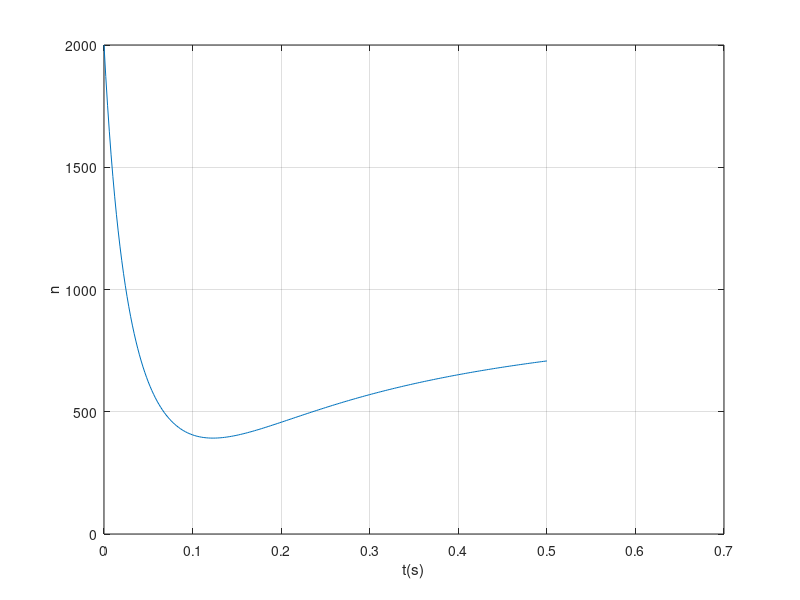

This figure's MATLAB source:
## Solução de uma EDO usando Metodo implicito de EULER + Met de Newtonclear all;close all;clc;a=0;b=0.5;h=0.002; %passosN=(b-a)/h;n(1) = 2000;t(1) = a;for i=1:N  t(i+1) = t(i)+h;  x = n(i);    % Met Newton  for j=1:20    num = x + 0.800 * x^(3/2) * h - 10 * n(1) * (1-exp(-3*t(i+1))) * h-n(i);    den = 1 + 0.800 * 1.5 * x^(1/2) * h;    xnew = x - (num/den);        if abs((xnew-x)/x) < 1e-4      break    else      x = xnew;    endif      endfor    if j==20    fprint('Sem solução numerica em t = %g s', t(i))    break  endif    % Fim de Newton  n(i+1) = xnew;endforplot(t,n);grid on;xlabel('t(s)');ylabel('n')